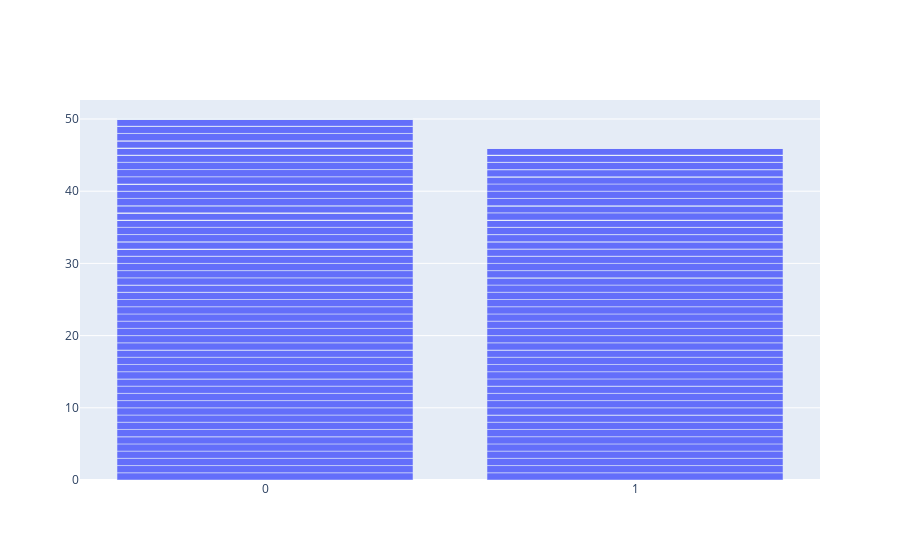

The notebook cell this image was saved under:
### Code cell
# Distribution as per anemia or not
trace1 = go.Bar(x = df.anaemia, y = df.DEATH_EVENT)

data1 = [trace1]
layout = go.Layout(barmode = "group")
fig = go.Figure(data = data1, layout = layout)
iplot(fig)

### Figure 1 — Plotly figure (JSON) as saved in the notebook; plotly's stock layout.template omitted (floating-point values rounded to 4 significant figures; data arrays with more than 128 entries replaced by an {"elided": "..."} marker saying what was removed)
{"data": [{"type": "bar", "x": {"elided": "299 int values"}, "y": {"elided": "299 int values"}}], "layout": {"barmode": "group"}}
